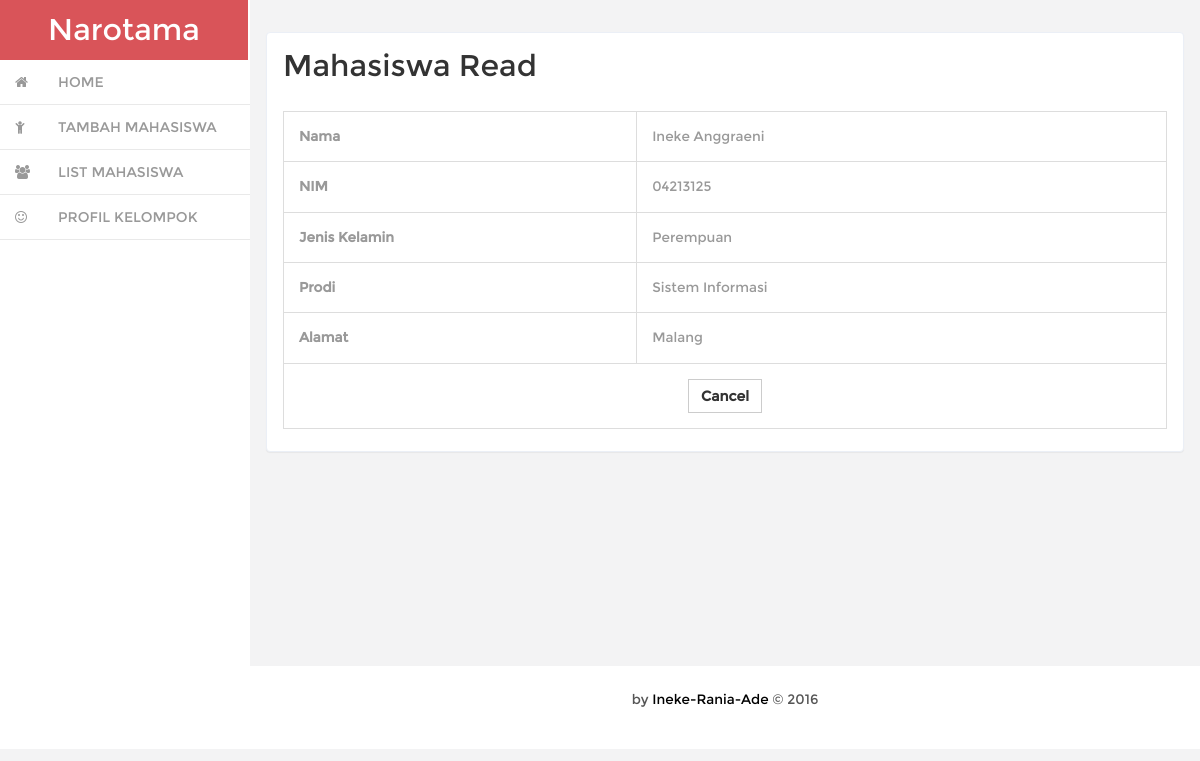
The page /index.php/mahasiswa/read/04213125 on the database its author committed.
### tables this page shows
CREATE TABLE IF NOT EXISTS `mahasiswa` (
  `nim` varchar(10) NOT NULL,
  `nama` varchar(50) NOT NULL,
  `jenis_kelamin` varchar(10) NOT NULL,
  `prodi` varchar(30) NOT NULL,
  `alamat` varchar(50) NOT NULL,
  PRIMARY KEY (`nim`)
);

### application/controllers/Mahasiswa.php (called while the page is built, shortened)
<?php
class Mahasiswa extends CI_Controller
{
    function __construct()
    {
        $this->load->model('Mahasiswa_model');
        $this->load->library('form_validation');
    }
    public function read($id)
    {
        $row = $this->Mahasiswa_model->get_by_id($id);
        if ($row) {
            $data = array(
                'nim' => $row->nim,
                'nama' => $row->nama,
                'jenis_kelamin' => $row->jenis_kelamin,
                'prodi' => $row->prodi,
                'alamat' => $row->alamat,
                );
            $this->load->view('mahasiswa/mahasiswa_read', $data);
        } else {
            $this->session->set_flashdata('message', 'Record Not Found');
            redirect(site_url('Mahasiswa'));
        }
    }
}

### index.php (called while the page is built, shortened)
<?php
require_once BASEPATH.'core/CodeIgniter.php';

### application/models/Mahasiswa_model.php (called while the page is built, shortened)
<?php
class Mahasiswa_model extends CI_Model
{
    public $table = 'mahasiswa';
    public $id = 'nim';
    function get_by_id($id)
    {
        $this->db->where($this->id, $id);
        return $this->db->get($this->table)->row();
    }
}

### application/views/mahasiswa/mahasiswa_read.php (the view, shortened to what this page needs)
<link rel="stylesheet" href="<?php echo base_url('assets/css/bootstrap.min.css');?>"/>
<div class="blank">
    <div class="blank-page">
        <h2 style="margin-top:0px">Mahasiswa Read</h2>
        <p><br /></p>
        <table class="table table-bordered" style="margin-bottom: 6px">
    	    <tr><th width="20%">Nama</th><td width="30%"><?php echo $nama; ?></td></tr>
            <tr><th>NIM</th><td><?php echo $nim; ?></td></tr>
    	    <tr><th>Jenis Kelamin</th><td><?php echo $jenis_kelamin; ?></td></tr>
    	    <tr><th>Prodi</th><td><?php echo $prodi; ?></td></tr>
    	    <tr><th>Alamat</th><td><?php echo $alamat; ?></td></tr>
            <tr><td colspan="2" align="center"><a href="<?php echo site_url('mahasiswa') ?>" class="btn btn-default"><b>Cancel</b></a></td></tr>
    	</table>
   </div>
</div>

### assets/css/style.css (style rules this page uses)
h4, h5, h6, h1, h2, h3 { margin: 0; }
p { margin: 0; }
html, body { font-family:'Montserrat-Regular'; font-size: 100%; background:#F3F3F4; overflow-x: hidden; }
body a { transition:0.5s all; -webkit-transition:0.5s all; -moz-transition:0.5s all; -o-transition:0.5s all; -ms-transition:0.5s all; }
.blank { padding: 1em; min-height: 650px; }
.blank-page { padding: 1em; background: #fff; border: 1px solid #ebeff6; border-radius: 4px; -webkit-border-radius: 4px; -o-border-radius: 4px; -moz-border-radius: 4px; -ms-border-radius: 4px; -webkit-box-shadow: 0 1px 1px rgba(0,0,0,.05); box-shadow: 0 1px 1px rgba(0,0,0,.05); }
.blank-page p { font-size: 0.9em; color: #999; line-height: 2em; font-family: 'Muli-Regular'; }
.btn { border-radius: 0px; outline: none; }
.table td, .table>tbody>tr>td, .table>tbody>tr>th, .table>tfoot>tr>td, .table>tfoot>tr>th, .table>thead>tr>td, .table>thead>tr>th { padding: 15px !important; font-size: 0.85em; color: #999; border-top: none !important; }
.table { margin-bottom: 0; }

### rows shown on the page
mahasiswa: nama "Ineke Anggraeni", nim "04213125", jenis_kelamin "Perempuan", prodi "Sistem Informasi", alamat "Malang"
